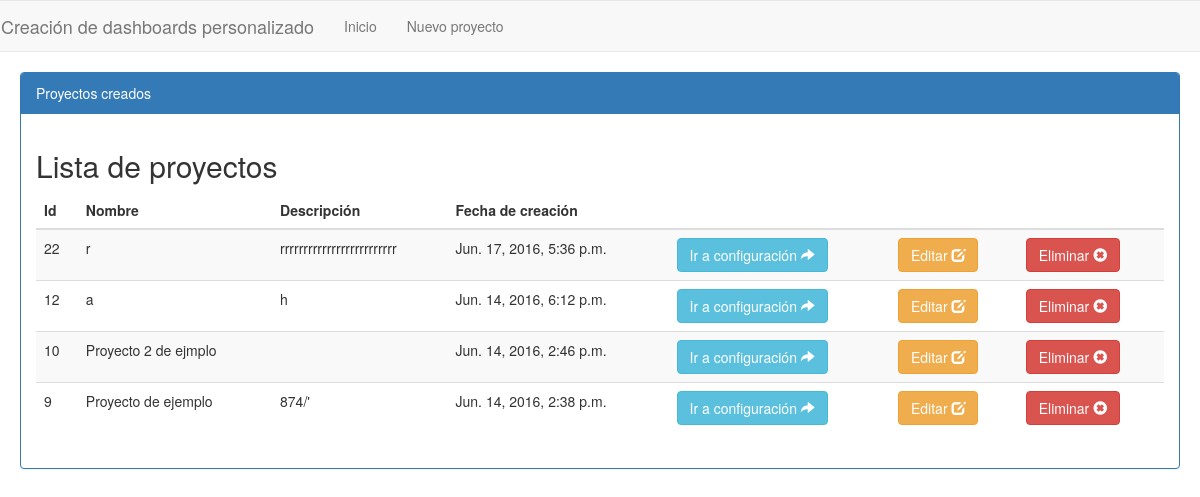
The page / on the database its author committed.
### dashboardConfigApp/models.py (models this page shows, shortened)
class Proyecto(models.Model):
	nombre = models.CharField(max_length=100)
	descripcion = models.CharField(max_length=100, default='')
	fechaCreacion = models.DateTimeField(default=timezone.now)

### dashboardConfigApp/views.py (the view)
# urls.py: url(r'^$', GetAllProject.as_view(), name="home"),
class GetAllProject(generic.ListView):
	template_name = 'index.html'
	context_object_name ='listAllProject'
	model = Proyecto
	def get_queryset(self):
		return Proyecto.objects.all().order_by('-fechaCreacion')

### dashboardConfigApp/templates/index.html
{% extends 'base.html' %}
{% block content %}
  	<div class="container-list-projects">
  		<div class="panel panel-primary">
 	 		<div class="panel-heading">Proyectos creados</div>
	 	 	<div class="panel-body">
	 	 		<h2>Lista de proyectos</h2>
				<table class="table table-striped allProject_table">
		 			<thead>
		 				<th>Id</th>
		 				<th>Nombre</th>
		 				<th>Descripción</th>
		 				<th>Fecha de creación</th>
		 				<th></th>
		 				<th></th>
		 				<th></th>
		 			</thead>
		 			<tbody id="allProject_table_tbody">
		 				{% for project in listAllProject %}
		 				<tr>
		 					<td>{{project.pk}}</td>
		 					<td>{{project.nombre}}</td>
		 					<td>{{project.descripcion}}</td>
		 					<td>{{project.fechaCreacion}}</td>
		 					<td><a href="{% url 'configProject' project.pk %}"class="btn btn-info goToConfig" id="{{project.pk}}">Ir
			 			a configuración <span class="glyphicon glyphicon-share-alt"></span></a></td>
                             <td><a href="{% url 'editProject' project.pk %}" class="btn btn-warning" id="{{project.pk}}">Editar <span class="glyphicon glyphicon-edit"></span></a></td>
		 				    <td><a href="{% url 'deleteProject' project.pk %}" class="btn btn-danger" id="{{project.pk}}">Eliminar <span class="glyphicon glyphicon-remove-sign"></span></a></td>
		 				{% endfor %}
		 			</tbody>
		 		</table>
	 	 	</div>
 	 	</div>
 	</div>
{% endblock content %}

### dashboardConfigApp/static/css/new_project.css (style rules this page uses)
.container-list-projects { margin:20px }

### rows shown on the page
Proyecto: pk "22", nombre "r", descripcion "rrrrrrrrrrrrrrrrrrrrrrrrr", fechaCreacion "Jun. 17, 2016, 5:36 p.m."
Proyecto: pk "12", nombre "a", descripcion "h", fechaCreacion "Jun. 14, 2016, 6:12 p.m."
Proyecto: pk "10", nombre "Proyecto 2 de ejmplo", fechaCreacion "Jun. 14, 2016, 2:46 p.m."
Proyecto: pk "9", nombre "Proyecto de ejemplo", descripcion "874/'", fechaCreacion "Jun. 14, 2016, 2:38 p.m."
